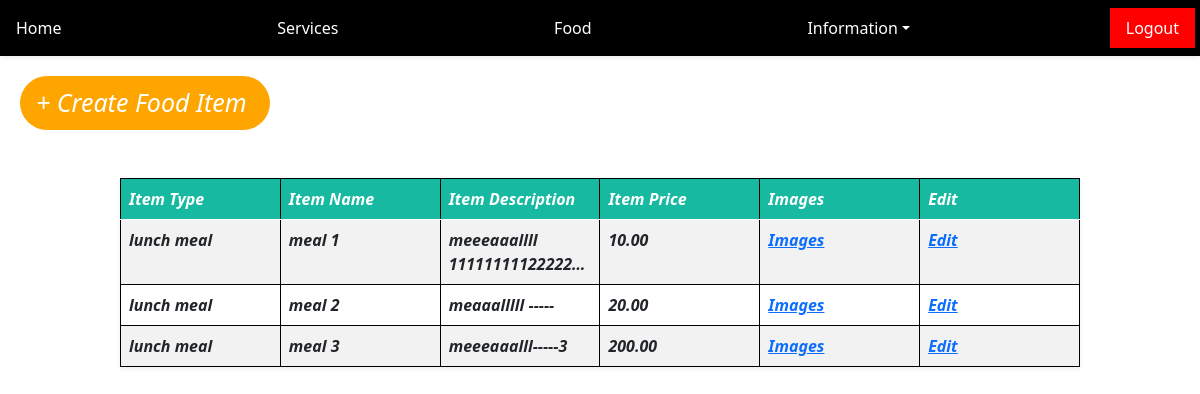
Screenshot of /food/ (signed in) with the database file from the repository.
### food/models.py (models this page shows, shortened)
class FoodItem(models.Model):
	item_type 				=		models.ForeignKey(FoodType,on_delete=models.CASCADE)
	item_name				=		models.CharField(max_length=120)
	item_description		=		models.TextField(max_length=500)
	item_image				=		models.FileField(upload_to='food item images/',null=True,blank=True)
	item_price				=		models.DecimalField(default=0.00,decimal_places=2,max_digits=10)

class FoodType(models.Model):
	type_name 		=		models.CharField(max_length=120)
	def __str__(self):
		return self.type_name

### food/views.py (the view)
# urls.py: path('',foodItems,name='food-items'),
@login_required(login_url='/login/')
def foodItems(request):
	foods 		=		FoodItem.objects.all()
	return render(request,'food-items.html',{'foods':foods})

### food/templates/food-items.html
{% include 'home.html' %}
{% block body %}
	<a class='nav-link' href="{% url 'food-item-create' %}" style="color: #fff;background-color:orange;width:250px;margin:20px;font-size:25px;border-radius:400px;font-style:italic"> + Create Food Item<a>
	<center>
		<div>
				<table class="table table-striped mt-5 shadow-sm" style="border-collapse:collapse; table-layout:fixed; width: 80%">
					<thead>
						<tr>
							<th style="background-color: #17baa1;color: #fff">Item Type</th>
							<th style="background-color: #17baa1;color: #fff">Item Name</th>
							<th style="background-color: #17baa1;color: #fff">Item Description</th>
							<th style="background-color: #17baa1;color: #fff">Item Price</th>
							<th style="background-color: #17baa1;color: #fff">Images</th>
							<th style="background-color: #17baa1;color: #fff">Edit</th>
						</tr>
					</thead>
					<tbody>
						{% for food in foods %}
							<tr>
								<th>{{ food.item_type }}</th>
								<th>{{ food.item_name }}</th>
								<th>{{ food.item_description }}</th>
								<th>{{ food.item_price }}</th>
								<th><a href="{% url 'food-item-images' food.id %}">Images</a></th>
								<th><a href="{% url 'food-item-edit' food.id %}">Edit</a></th>
							</tr>
						{% endfor %}
					</tbody>
				</table>
		</div>
	</center>
{% endblock %}

### templates/base.html (style rules this page uses)
table th { border:solid 1px black; overflow: hidden; text-overflow: ellipsis;font-style: italic; }

### rows the page displays
FoodItem: item_type "lunch meal", item_name "meal 1", item_description "meeeaaallll 11111111122222…", item_price "10.00"
FoodItem: item_type "lunch meal", item_name "meal 2", item_description "meaaalllll -----", item_price "20.00"
FoodItem: item_type "lunch meal", item_name "meal 3", item_description "meeeaaalll-----3", item_price "200.00"
